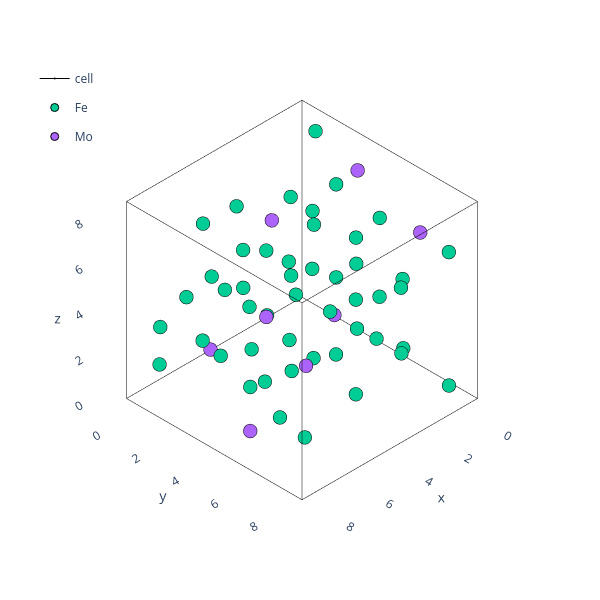

The notebook cell saved with this chart:
### Code cell
theatoms=binaries_predict['delta']['Atoms'].atoms.sample(n=1).iloc[0]
plotting.plotly_atoms(theatoms)

### Figure 1 — Plotly figure (JSON) as saved in the notebook; plotly's stock layout.template omitted (floating-point values rounded to 4 significant figures)
{"data": [{"hoverinfo": "skip", "legendgroup": "cell", "line": {"color": "black", "width": 1}, "marker": {"size": 0.01}, "name": "cell", "showlegend": false, "type": "scatter3d", "x": [0, 8.923], "y": [0, 0], "z": [0, 0]}, {"hoverinfo": "skip", "legendgroup": "cell", "line": {"color": "black", "width": 1}, "marker": {"size": 0.01}, "name": "cell", "showlegend": false, "type": "scatter3d", "x": [0, 0], "y": [0, 8.923], "z": [0, 0]}, {"hoverinfo": "skip", "legendgroup": "cell", "line": {"color": "black", "width": 1}, "marker": {"size": 0.01}, "name": "cell", "showlegend": false, "type": "scatter3d", "x": [0, 0], "y": [0, 0], "z": [0, 8.672]}, {"hoverinfo": "skip", "legendgroup": "cell", "line": {"color": "black", "width": 1}, "marker": {"size": 0.01}, "name": "cell", "showlegend": false, "type": "scatter3d", "x": [8.923, 8.923], "y": [0, 8.923], "z": [0, 0]}, {"hoverinfo": "skip", "legendgroup": "cell", "line": {"color": "black", "width": 1}, "marker": {"size": 0.01}, "name": "cell", "showlegend": false, "type": "scatter3d", "x": [0, 8.923], "y": [8.923, 8.923], "z": [0, 0]}, {"hoverinfo": "skip", "legendgroup": "cell", "line": {"color": "black", "width": 1}, "marker": {"size": 0.01}, "name": "cell", "showlegend": false, "type": "scatter3d", "x": [8.923, 8.923], "y": [8.923, 8.923], "z": [0, 8.672]}, {"hoverinfo": "skip", "legendgroup": "cell", "line": {"color": "black", "width": 1}, "marker": {"size": 0.01}, "name": "cell", "showlegend": false, "type": "scatter3d", "x": [8.923, 8.923], "y": [0, 0], "z": [0, 8.672]}, {"hoverinfo": "skip", "legendgroup": "cell", "line": {"color": "black", "width": 1}, "marker": {"size": 0.01}, "name": "cell", "showlegend": false, "type": "scatter3d", "x": [0, 0], "y": [8.923, 8.923], "z": [0, 8.672]}, {"hoverinfo": "skip", "legendgroup": "cell", "line": {"color": "black", "width": 1}, "marker": {"size": 0.01}, "name": "cell", "showlegend": false, "type": "scatter3d", "x": [0, 8.923], "y": [0, 0], "z": [8.672, 8.672]}, {"hoverinfo": "skip", "legendgroup": "cell", "line": {"color": "black", "width": 1}, "marker": {"size": 0.01}, "name": "cell", "showlegend": false, "type": "scatter3d", "x": [0, 0], "y": [0, 8.923], "z": [8.672, 8.672]}, {"hoverinfo": "skip", "legendgroup": "cell", "line": {"color": "black", "width": 1}, "marker": {"size": 0.01}, "name": "cell", "showlegend": false, "type": "scatter3d", "x": [0, 8.923], "y": [8.923, 8.923], "z": [8.672, 8.672]}, {"hoverinfo": "skip", "legendgroup": "cell", "line": {"color": "black", "width": 1}, "marker": {"size": 0.01}, "name": "cell", "showlegend": true, "type": "scatter3d", "x": [8.923, 8.923], "y": [0, 8.923], "z": [8.672, 8.672]}, {"hovertext": ["Fe0", "Fe1", "Fe2", "Fe3", "Fe4", "Fe5", "Fe6", "Fe7", "Fe8", "Fe9", "Fe10", "Fe11", "Fe12", "Fe13", "Fe14", "Fe15", "Fe16", "Fe17", "Fe18", "Fe19", "Fe20", "Fe21", "Fe22", "Fe23", "Fe24", "Fe25", "Fe26", "Fe27", "Fe28", "Fe29", "Fe30", "Fe31", "Fe32", "Fe33", "Fe34", "Fe35", "Fe36", "Fe37", "Fe38", "Fe39", "Fe40", "Fe41", "Fe42", "Fe43", "Fe44", "Fe45", "Fe46", "Fe47"], "marker": {"line": {"color": "black", "width": 1}}, "mode": "markers", "name": "Fe", "type": "scatter3d", "x": [1.573, 6.034, 7.349, 2.888, 0.3016, 4.763, 8.621, 4.16, 2.042, 6.504, 6.88, 2.419, 2.363, 6.824, 6.56, 2.099, 2.843, 7.304, 6.08, 1.619, 0.02588, 4.487, 8.897, 4.435, 4.032, 8.493, 4.89, 0.4292, 3.947, 8.409, 4.975, 0.5139, 3.464, 7.925, 5.459, 0.9975, 1.193, 5.654, 7.73, 3.268, 3.362, 7.823, 5.561, 1.099, 0.6067, 5.068, 8.316, 3.855], "y": [4.311, 0.1499, 8.773, 4.611, 3.032, 1.429, 7.493, 5.891, 2.556, 1.905, 7.018, 6.366, 1.778, 2.683, 6.24, 7.144, 2.199, 2.263, 6.66, 6.724, 1.757, 2.704, 6.218, 7.166, 1.029, 3.432, 5.49, 7.894, 3.267, 1.194, 7.729, 5.655, 0.4666, 3.995, 4.928, 8.456, 0.6308, 3.83, 5.092, 8.292, 3.888, 0.5728, 8.35, 5.034, 1.287, 3.175, 5.748, 7.636], "z": [5.572, 3.1, 7.436, 1.236, 1.567, 7.105, 2.769, 5.903, 3.554, 5.118, 0.7822, 7.89, 6.492, 2.18, 6.516, 2.156, 0.6417, 8.03, 3.694, 4.978, 5.868, 2.804, 7.139, 1.532, 4.615, 4.057, 8.393, 0.2792, 5.178, 3.494, 7.83, 0.842, 2.383, 6.289, 1.953, 6.719, 1.87, 6.801, 2.465, 6.206, 7.429, 1.243, 5.579, 3.093, 8.263, 0.4084, 4.744, 3.927]}, {"hovertext": ["Mo0", "Mo1", "Mo2", "Mo3", "Mo4", "Mo5", "Mo6", "Mo7"], "marker": {"line": {"color": "black", "width": 1}}, "mode": "markers", "name": "Mo", "type": "scatter3d", "x": [1.682, 6.143, 7.241, 2.779, 0.9199, 5.381, 8.003, 3.541], "y": [0.1401, 4.321, 4.601, 8.782, 3.74, 0.7209, 8.202, 5.182], "z": [4.301, 4.371, 0.03469, 8.637, 7.92, 0.7518, 5.088, 3.584]}], "layout": {"height": 600, "legend": {"x": 0.05, "xanchor": "left", "y": 0.9, "yanchor": "top"}, "margin": {"b": 5, "l": 5, "r": 0.5, "t": 5}, "scene": {"aspectmode": "data", "camera": {"projection": {"type": "orthographic"}}, "xaxis": {"range": [-0.8923, 9.815], "showbackground": false, "showgrid": false}, "yaxis": {"range": [-0.8923, 9.815], "showbackground": false, "showgrid": false}, "zaxis": {"range": [-0.8672, 9.539], "showbackground": false, "showgrid": false}}, "width": 600}}
